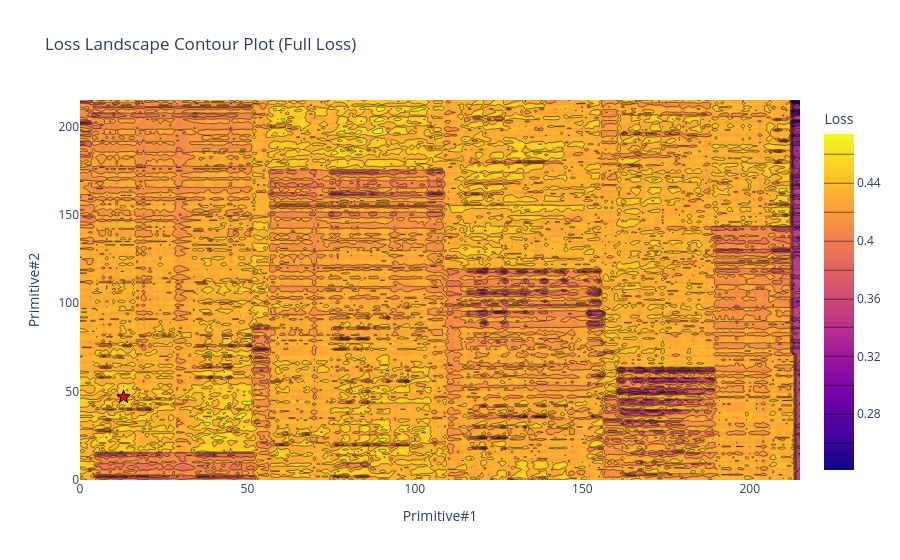

The notebook cell saved with this chart:
### Code cell
# Directory containing the tensors
loss_dir = path.join(RESULTS_DIR, 'loss_visualizer_full_loss')

# List all tensor files in the directory
tensor_files = [f for f in os.listdir(loss_dir) if f.endswith('.pt')]

# Load and stack tensors
stacked_loss = torch.cat([torch.load(path.join(loss_dir, f), map_location=DEVICE) for f in sorted(tensor_files)], dim=0).cpu()

print("Stacked loss shape:", stacked_loss.shape)
plot_contour(stacked_loss, title="Loss Landscape Contour Plot (Full Loss)")
plot_rasterizations(stacked_loss, title="Cosine Similarity (Full Loss)")

### Figure 1 — Plotly figure (JSON) as saved in the notebook; plotly's stock layout.template omitted (floating-point values rounded to 4 significant figures; data arrays with more than 128 entries replaced by an {"elided": "..."} marker saying what was removed)
{"data": [{"colorbar": {"title": {"text": "Loss"}}, "contours": {"coloring": "heatmap"}, "line": {"smoothing": 0.85}, "type": "contour", "x": {"elided": "46656 int values"}, "y": {"elided": "46656 int values"}, "z": {"elided": "216x216 float values"}}, {"hoverinfo": "text", "hovertext": ["x: 13<br>y: 47<br>z: 0.47"], "marker": {"color": "red", "line": {"color": "black", "width": 1}, "size": 10, "symbol": "star"}, "mode": "markers", "showlegend": false, "type": "scatter", "x": [13], "y": [47]}], "layout": {"title": {"text": "Loss Landscape Contour Plot (Full Loss)"}, "xaxis": {"title": {"text": "Primitive#1"}}, "yaxis": {"title": {"text": "Primitive#2"}}}}
